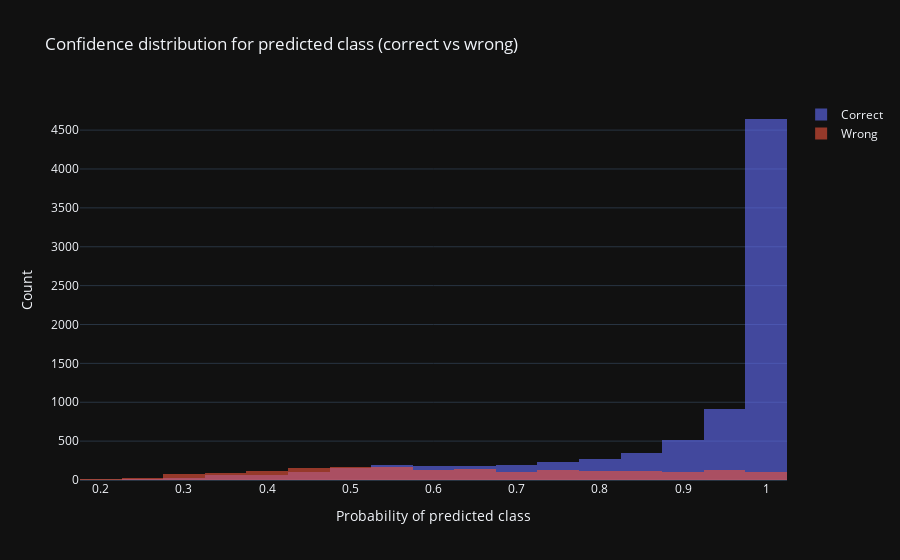

Notebook cell for this chart:
### Markdown cell above
## 🎯 Confidence distribution: correct vs wrong

This plot compares the model’s confidence for the predicted class between **correct**
and **wrong** predictions. Ideally, correct predictions should concentrate at high
probabilities, while wrong predictions should appear mostly at lower confidence levels.
Large overlap indicates overconfident errors.

### Code cell
fig_conf_hist = go.Figure()

fig_conf_hist.add_trace(
    go.Histogram(
        x=analysis_df.loc[analysis_df["correct"], "prob_pred"],
        nbinsx=20,
        name="Correct",
        opacity=0.6,
    )
)

fig_conf_hist.add_trace(
    go.Histogram(
        x=analysis_df.loc[~analysis_df["correct"], "prob_pred"],
        nbinsx=20,
        name="Wrong",
        opacity=0.6,
    )
)

fig_conf_hist.update_layout(
    barmode="overlay",
    title="Confidence distribution for predicted class (correct vs wrong)",
    xaxis_title="Probability of predicted class",
    yaxis_title="Count",
)
fig_conf_hist.show()

save_fig(fig_conf_hist,"cifar10_confidence_hist")

### Figure 1 — Plotly figure (JSON) as saved in the notebook; plotly's stock layout.template omitted (floating-point values rounded to 4 significant figures; data arrays with more than 128 entries replaced by an {"elided": "..."} marker saying what was removed)
{"data": [{"name": "Correct", "nbinsx": 20, "opacity": 0.6, "x": {"elided": "8093 float values"}, "type": "histogram"}, {"name": "Wrong", "nbinsx": 20, "opacity": 0.6, "x": {"elided": "1907 float values"}, "type": "histogram"}], "layout": {"barmode": "overlay", "title": {"text": "Confidence distribution for predicted class (correct vs wrong)"}, "xaxis": {"title": {"text": "Probability of predicted class"}}, "yaxis": {"title": {"text": "Count"}}}}
